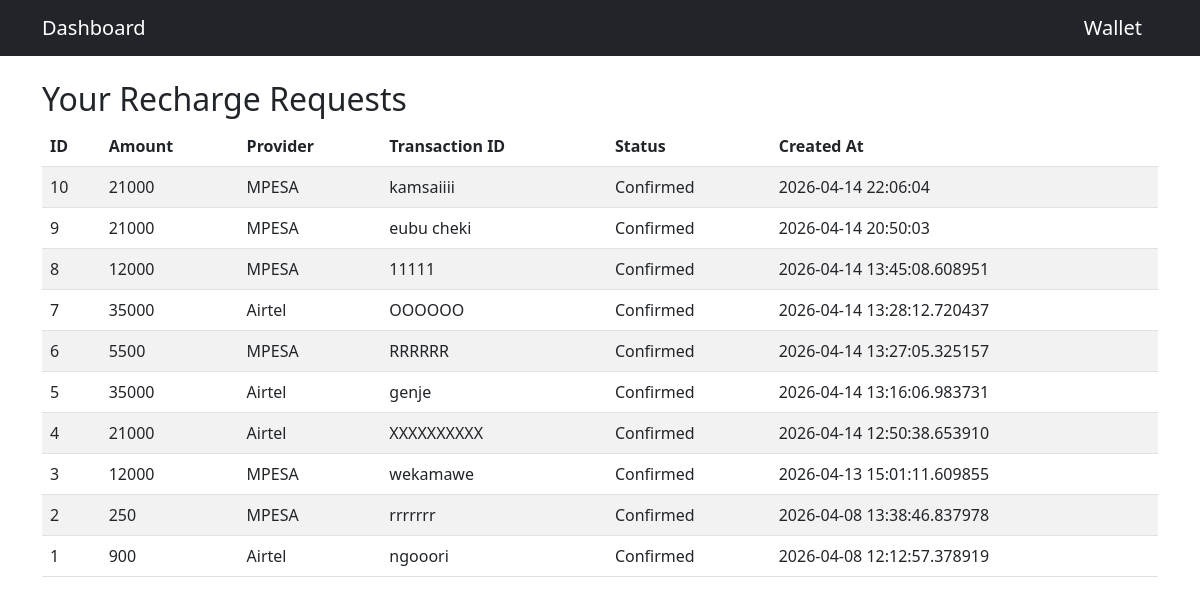
The page /deposit-history on the database as committed earlier.
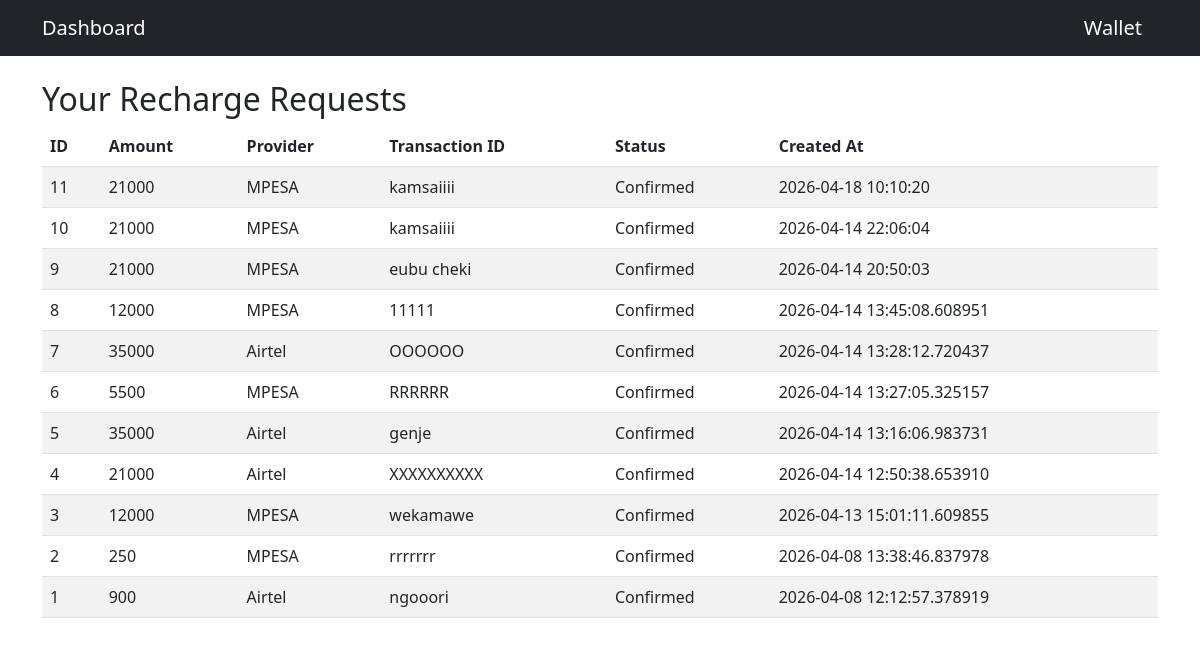
The same page on the database as committed later.
### models.py (models this page shows)
class Recharge(db.Model):
    __tablename__ = "recharges"
    id = db.Column(db.Integer, primary_key=True, autoincrement=True)
    user_id = db.Column(db.Integer, db.ForeignKey("user.id"), nullable=False)
    amount = db.Column(db.Integer, nullable=False)
    provider = db.Column(db.String(50), nullable=False)
    transaction_id = db.Column(db.String(100), nullable=False)
    screenshot_filename = db.Column(db.String(200))
    status = db.Column(db.String(20), default="pending", nullable=False)
    created_at = db.Column(db.DateTime, default=db.func.now(), nullable=False)
    user = db.relationship("User", back_populates="recharges")

### app.py (the view)
@app.route("/deposit-history")
def deposit_history():
    recharges = Recharge.query.order_by(Recharge.created_at.desc()).all()
    return render_template("deposit_history.html", recharges=recharges)

### app.py (called while the page is built)
@app.before_request
def restrict_admin_pages():
    if request.path.startswith("/admin"):
        if not current_user.is_authenticated:
            return redirect(url_for("login"))
        if not getattr(current_user, "is_admin", False):
            return "Unauthorized", 403

### templates/deposit_history.html
{% extends "base.html" %}
{% block content %}
<h2>Your Recharge Requests</h2>
<table class="table table-striped">
  <thead>
    <tr>
      <th>ID</th><th>Amount</th><th>Provider</th><th>Transaction ID</th><th>Status</th><th>Created At</th>
    </tr>
  </thead>
  <tbody>
    {% for r in recharges %}
    <tr>
      <td>{{ r.id }}</td>
      <td>{{ r.amount }}</td>
      <td>{{ r.provider }}</td>
      <td>{{ r.transaction_id }}</td>
      <td>
        {% if r.status == "confirmed" %}
          <span class="status-badge status-confirmed">Confirmed</span>
        {% elif r.status == "rejected" %}
          <span class="status-badge status-rejected">Rejected</span>
        {% else %}
          <span class="status-badge status-pending">Pending</span>
        {% endif %}
      </td>
      <td>{{ r.created_at }}</td>
    </tr>
    {% endfor %}
  </tbody>
</table>
{% endblock %}

Rows that differ between the two databases and show on the page:
added Recharge: id "11", amount "21000", provider "MPESA", transaction_id "kamsaiiii", status "Confirmed", created_at "2026-04-18 10:10:20"
